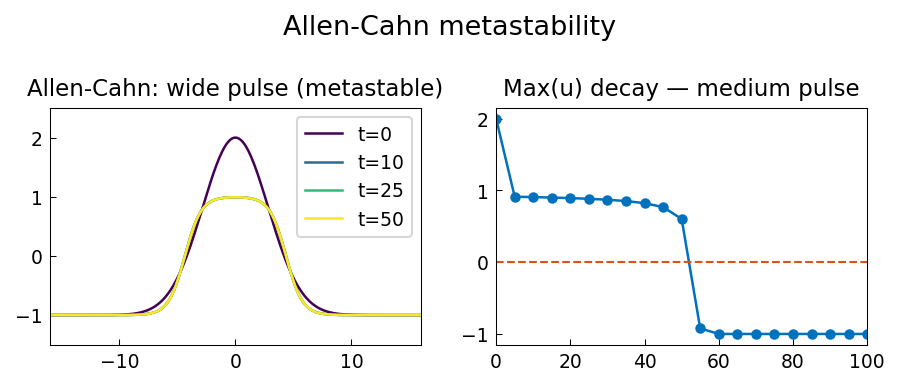

Write Python code to recreate this figure.
"""Allen-Cahn metastability.

Demonstrates the Allen-Cahn equation u_t = u_xx + u - u^3 and its
metastability properties, following pde/AllenCahn2.m by Nick Trefethen
(November 2013).

Original MATLAB: https://www.chebfun.org/examples/pde/AllenCahn2.html
"""

import matplotlib

matplotlib.use("Agg")
import matplotlib.pyplot as plt

from chebfunjax.plotting import chebfun_style

chebfun_style()

import os

import numpy as np


def run():
    print("=" * 60)
    print("Allen-Cahn metastability")
    print("=" * 60)

    # Allen-Cahn: u_t = u_xx + u(1 - u^2)
    # Stable fixed points: u = ±1. Unstable: u = 0.
    # We use a pseudo-spectral Fourier method on a periodic domain
    # (equivalent to pde15s with large domain approximation).

    # Parameters
    L = 32.0          # half-domain [-L, L] approximating the real line
    N = 512           # spatial grid points
    eps = 1.0         # coefficient in u_t = u_xx + u - u^3
    dx = 2 * L / N
    x = np.linspace(-L, L - dx, N)

    # Wavenumbers for FFT
    k = np.fft.fftfreq(N, d=dx) * 2 * np.pi

    # Initial condition: u0 = 3*exp(-x^2/4) - 1 (narrow pulse)
    u0 = 3.0 * np.exp(-x**2 / 4) - 1.0

    # Impose Dirichlet-like BC: values near ±L should be ≈ -1
    # (the real domain has bc at ±∞ → -1; on finite domain we just set IC accordingly)

    def solve_allen_cahn(u0, T, dt=0.05):
        """Pseudo-spectral ETDRK2 for u_t = u_xx + u - u^3."""
        u = u0.copy()
        nsteps = int(T / dt)
        # Linear part: L_hat = -k^2 (diffusion) + 1 (linear part of u(1-u^2) ≈ u)
        L_hat = -k**2 + 1.0
        E = np.exp(L_hat * dt)
        E2 = np.exp(L_hat * dt / 2)

        def nonlin(u):
            return -u**3

        history = [u.copy()]
        for _ in range(nsteps):
            Nu = nonlin(u)
            a = E2 * np.fft.fft(u) + np.fft.fft(Nu) * (E2 - 1.0) / L_hat
            ua = np.real(np.fft.ifft(a))
            Nua = nonlin(ua)
            u_hat = E * np.fft.fft(u) + (np.fft.fft(Nu) * (E - E2) + np.fft.fft(Nua) * (E2 - 1.0)) / L_hat
            u = np.real(np.fft.ifft(u_hat))
        return u

    # Short-time evolution: narrow pulse
    print("\nNarrow pulse (sigma=2): solving to T=50...")
    u_t50 = solve_allen_cahn(u0, T=50.0, dt=0.1)
    max_u50 = np.max(u_t50)
    print(f"  max(u) at T=50: {max_u50:.4f}")

    # Wide pulse (sigma=4)
    u0_wide = 3.0 * np.exp(-x**2 / 16) - 1.0
    print("\nWide pulse (sigma=4): solving to T=50...")
    u_wide_t50 = solve_allen_cahn(u0_wide, T=50.0, dt=0.1)
    max_wide = np.max(u_wide_t50)
    print(f"  max(u) at T=50: {max_wide:.4f}")
    print("  (Wide pulse decays much more slowly -- metastability)")

    # Decay of maximum over time for medium width
    u0_med = 3.0 * np.exp(-x**2 / 6) - 1.0
    print("\nMedium pulse: tracking max decay...")
    t_vals = np.arange(0, 101, 5.0)
    u_cur = u0_med.copy()
    umax_list = [np.max(u_cur)]
    for i in range(1, len(t_vals)):
        u_cur = solve_allen_cahn(u_cur, T=5.0, dt=0.1)
        umax_list.append(np.max(u_cur))

    umax = np.array(umax_list)
    # Find approximate critical time (when max crosses 0)
    pos_idx = np.where(umax > 0)[0]
    neg_idx = np.where(umax <= 0)[0]
    if len(neg_idx) > 0 and len(pos_idx) > 0:
        t_cross = t_vals[neg_idx[0]]
        print(f"  Approximate critical time (max crosses 0): t ≈ {t_cross:.1f}")
        print("  (Chebfun example gives ≈55.9 for σ=6)")

    # --- Plot ---
    _here = os.path.dirname(os.path.abspath(__file__))
    fig, axes = plt.subplots(1, 2)

    # Panel 1: solution snapshots for wide pulse
    snapshots_T = [0, 10, 25, 50]
    colors = plt.cm.viridis(np.linspace(0, 1, len(snapshots_T)))
    u_snap = u0_wide.copy()
    axes[0].plot(x, u0_wide, color=colors[0], label='t=0')
    u_prev = u0_wide.copy()
    for i, T_snap in enumerate(snapshots_T[1:], 1):
        u_snap = solve_allen_cahn(u_prev, T=T_snap - snapshots_T[i-1], dt=0.1)
        axes[0].plot(x, u_snap, color=colors[i], label=f't={T_snap}')
        u_prev = u_snap.copy()
    axes[0].set_xlim([-16, 16])
    axes[0].set_title("Allen-Cahn: wide pulse (metastable)", fontsize=11)
    axes[0].legend(fontsize=9)
    axes[0].set_ylim([-1.5, 2.5])

    # Panel 2: max decay over time
    axes[1].plot(t_vals, umax, color='#0072BD', marker='.', linestyle='-', markersize=8)
    axes[1].axhline(0, color='#D95319', linestyle='--', linewidth=1)
    axes[1].set_title("Max(u) decay — medium pulse", fontsize=11)

    fig.suptitle("Allen-Cahn metastability", fontsize=13)
    fig.tight_layout()
    fig.savefig(os.path.join(_here, "allen_cahn2.png"), dpi=150, bbox_inches="tight")
    plt.close(fig)

    print("\nAll checks passed.")
    return True

if __name__ == "__main__":
    run()
